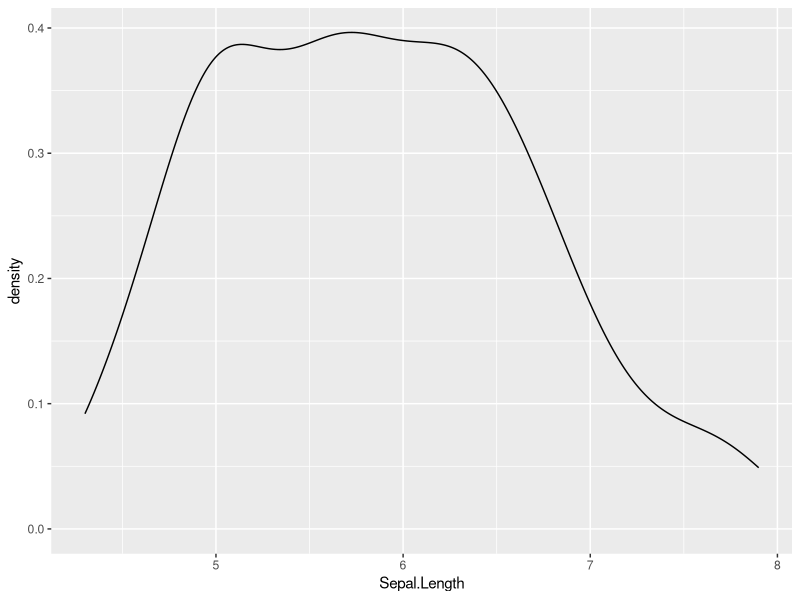
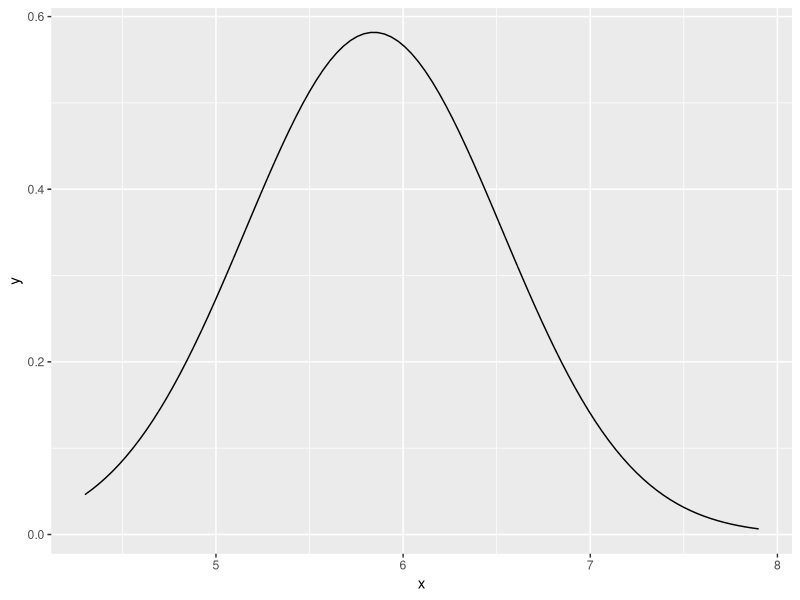
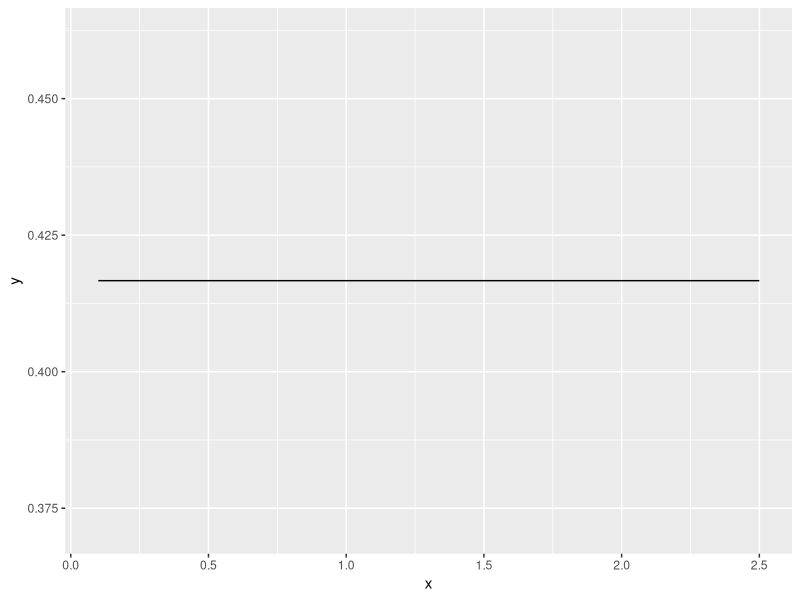

Generate these figures, in order, with R:
## ---- chunk 1
data(iris)
library(ggplot2)
ggplot(iris, aes(x = Sepal.Length)) + geom_density()
## ---- chunk 2
x = seq(min(iris$Sepal.Length), max(iris$Sepal.Length), length.out = 100)
u = mean(iris$Sepal.Length)
v = var(iris$Sepal.Length)
gauss = dnorm(x, mean = u, sd = v)
ggplot(data.frame(x=x, y = gauss), aes(x=x, y=y)) + geom_line()
## ---- chunk 3
#compare = pivot_longer(data = iris, cols = c("Sepal.Width", "Petal.Width"), names_to = "Specie", values_to = "Values")
## ---- chunk 4
t.test(iris$Sepal.Length, gauss)
## ---- chunk 5
#ks.test(iris$Sepal.Length, gauss)
## ---- chunk 6
pet_min = min(iris$Petal.Width)
pet_max = max(iris$Petal.Width)
x = seq(pet_min, pet_max, length.out = 150)
unif_pet = dunif(x, min = pet_min, max = pet_max)
ggplot(data.frame(x = x, y = unif_pet), aes(x=x, y=y,)) + geom_line()
## ---- chunk 7
#data = data.frame(x=rep(1:length(iris$Petal.Width),
               #    variable=rep(paste0('series', 1:3), each=5))
